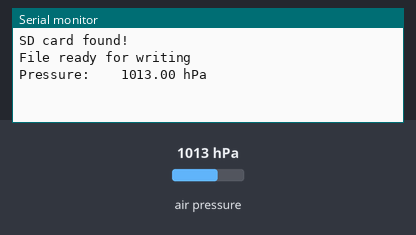
Bench run of a sketch on a simulated Arduino Uno, built with avr-gcc and run on an emulated ATmega328P. On the bench: the last lines printed to the serial monitor. Inputs (shaded band) come from the test bench; at power-on: air pressure 1013 hPa. Storage starts empty.

Above: at 6.2 s.
6.3 s: air pressure set to 952 hPa
At 11.3 s:
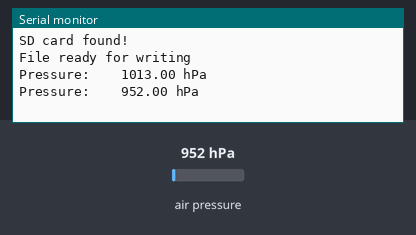
11.9 s: air pressure set to 975 hPa
At 16.2 s:
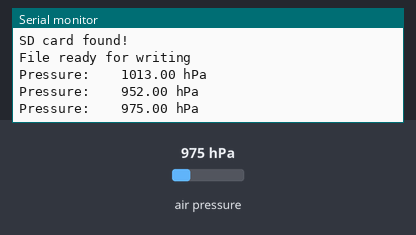
Timing chart, 0 to 17.7 s (numbered marks = the images above; inputs shaded):
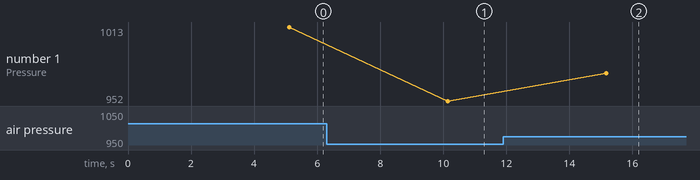

The sketch:

SD_main.ino
```cpp
//test if microSD has been inserted and upload the data from
//sensor into .csv file with timestamp on the SD
//using the predefined functions
#include <SD.h>
#include <Wire.h>
#include <LiquidCrystal.h>
#include <Adafruit_Sensor.h>
#include <Adafruit_BMP085_U.h>

//instance of the sensor from Adafruit class
Adafruit_BMP085_Unified sensor = Adafruit_BMP085_Unified(10085);

//create a variable of type
//LiquidCrystal(rs,rw,enable,d0,d1,d2,d3,d4,d5,d6,d7)
//omit lines that are not connected
LiquidCrystal LCD(9, 8, 5, 4, 3, 2);

//initialised variable to save pressure value
float pressure = 0;

//instance of file in which data will be saved
File sensorData;

void setup()
{
  LCD_setup(LCD);
  SD_setup(sensorData);

  //Sensor_setup();


  //-----------
  // Initialise the sensor within Sensor_setup() function
  //check if object returns 1 or zero
  if(!sensor.begin())
  {
    Serial.print("No BMP085 detected ... Check your wiring or I2C ADDR!");
    while(1); //continue waiting infinitely
  }
  //------------

}
void loop()
{

  //------------
  //instance of an event within Sensor_read() func
  sensors_event_t event;
  sensor.getEvent(&event);

  if (event.pressure)
  {
    /* Display atmospheric pressue in hPa */
    Serial.print("Pressure:    ");
    Serial.print(event.pressure);
    Serial.println(" hPa");
    pressure = event.pressure;
  }
  else
    Serial.println("Sensor error");
  //--------------

  //double pressure = Sensor_read(); <- returns value of pressure as a float
  LCD_display(pressure, LCD);
  //SD_write(pressure, sensorData);

  //5 seconds delay between readings in main because of loop
  delay(5000);
}
```

SD_setup.ino
```cpp
//function to initialise the SD card and file to write in
void SD_setup(File& sensorData)
{
  //set the pin used for Card Select, can be changed if another pin
  const int cs_pin = 10;

  //open serial communications and set speed to 9600 bps
  Serial.begin(9600);

  //set pin 10 to output in case another pin is used for Card select
  pinMode(10, OUTPUT);

  //use LEDs to blink and detect faults while on battery
  if(!SD.begin()){
    Serial.println("SD card not detected");
    LCD.setCursor(0,0);
    LCD.print("SD card not found!");
  }
  else{
    Serial.println("SD card found!");
    LCD.setCursor(0,0);
    LCD.print("SD card found!");
  }

  //open the file onto which data is written to 'write' mode
  //if it does not exist, create it once
  sensorData = SD.open("data.csv", FILE_WRITE);

  //check if sensorData contains anything
  if(!sensorData){
    Serial.println("File not found");
    LCD.setCursor(0,1); //second row, first col
    LCD.print("File not found");
  }
  else{
    Serial.println("File ready for writing");
    LCD.setCursor(0,1);
    LCD.print("File ready!");
  }
  //wait for 5 s before displaying reading
  delay(5000);
}
```

SD_write.ino
```cpp
//function to write each sensor reading to the file in the SD card
//float returned from the Sensor_read() function and saved in a variable in main
void SD_write(float p, File& sensorData)
{
  //check that value is passed from main
  //Serial.println(p);
  //Serial.println("^passed");

  //write the pressure reading into the .csv file
  sensorData.print(p);
  //sensorData.print(" hPa"); saving units causes difficulty when uploading to Excel
  sensorData.println(",");
  sensorData.flush(); //save data to SD

  //check that data is being saved and size of file increases
  //Serial.println(sensorData.size());
}
```

LCD_display.ino
```cpp
void LCD_display(float p, LiquidCrystal LCD)
{
  LCD.clear();
  LCD.print("Pressure: ");
  LCD.setCursor(0,1); //print to second line
  LCD.print(p);
  LCD.print(" hPa");
}
```

LCD_setup.ino
```cpp
/*  The circuit:
 * LCD RS pin to dig. pin 9
 * LCD En pin to dig. pin 8
 * LCD D4 pin to dig. pin 5
 * LCD D5 pin to dig. pin 4
 * LCD D6 pin to dig. pin 3
 * LCD D7 pin to dig. pin 2
 * LCD R/W pin to GND
 * 10K resistor:
 * ends to +5V and ground
 * wiper to LCD VO pin (pin 3)*/

void LCD_setup(LiquidCrystal LCD)
{
  //set up number of columns and rows 16x2
  LCD.begin(16, 2);
  //set cursor at start
  LCD.home();
}
```

Measured:
- after the input at 6.3 s, the serial monitor: prints a new line after 3.8 s (image 1)
- after the input at 11.9 s, the serial monitor: prints a new line after 3.3 s (image 2)
- plotted number 1: 1013 → 952 after the input at 6.3 s, 952 → 975 after the input at 11.9 s
